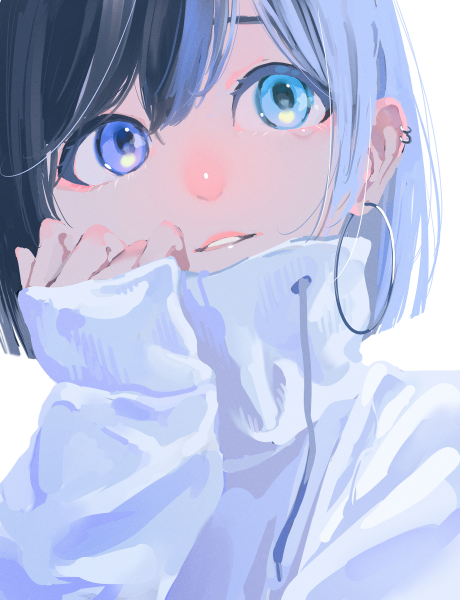
#> input picture image_folder/butterflies.jpg, 919 x 1200 px, found by its file name (shown at 1/2 size)
$ python testing.py
#> lines starting #> are read from the running program, lines starting #| are printed output that depends on the picture
import numpy as np
import cv2


class DetectObject:
    def __init__(self):
        self.is_camera_detected = False
        self.frame_image = list()
        self.grayscale_frame = list()
        self.gaussian_blur_frame = list()
        self.threshold_frame = list()
        self.contours = list()
        self.contours_area = list()
        self.big_contours = list()

    def find_camera(self):
        print(self.is_camera_detected)

    def apply_grayscale(self):
        # Creating a for loop for every image from the list
        for image in self.frame_image:
            # Apply grayscale to the image
            temp_image = cv2.cvtColor(src=image, code=cv2.COLOR_BGR2GRAY)

            # Add it to the access variable
            self.grayscale_frame.append(temp_image)

    def apply_gaussian_blur(self):
        # Creating the kernel size of the blur
        kernel = 5, 5

        # Creating a for loop for every image from the list
        for image in self.grayscale_frame:
            # Apply gaussian blur
            temp_image = cv2.GaussianBlur(src=image, ksize=kernel)

            # Add it to the access variable
            self.gaussian_blur_frame.append(temp_image)

    def apply_threshold(self):  # TODO: Mess with threshold variables (adaptive gaussian thresholding)
        # Creating a for loop for every imag from the list
        for image in self.gaussian_blur_frame:
            # Apply threshold to the image
            temp_image = cv2.threshold(src=image, thresh=127, maxval=255, type=cv2.THRESH_BINARY)

            # Add it to the access variable
            self.threshold_frame.append(temp_image)


class ColorDetection:
    def __init__(self):
        # General
        self.image = np.ndarray

        # Resizing
        self.x_resize = None
        self.y_resize = None
        self.scale_percent = 60
        self.resize_image = np.ndarray

        # Histogram Setup
        self.image_width = int
        self.image_height = int
        self.b_channel = np.ndarray
        self.g_channel = np.ndarray
        self.r_channel = np.ndarray

        # Histogram Image
        self.histo_image = np.ndarray
        self.bin_width = int
        self.histo_size = int
        self.b_histo = np.ndarray
        self.g_histo = np.ndarray
        self.r_histo = np.ndarray

        # For Gray
        self.gray_image = np.ndarray
        self.thresh_gray_image = np.ndarray
        self.histo_gray_equalization = np.ndarray
        self.histo_gray_calculation = None

        # For HSV
        self.hsv_image = np.ndarray
        self.thresh_hsv_image = np.ndarray
        self.histo_hsv_calculation = None

        # For HSL
        self.hsl_image = np.ndarray
        self.thresh_hsl_image = np.ndarray
        self.histo_hsl_calculation = None

    def find_directory(self):
        """
        Finds the image from the given directory

        :return: an image
        """
        # Read the image from the given directory
        self.image = cv2.imread(r"..\image_folder\butterflies.jpg")
#> self.image is the input picture: shape (1200, 919, 3); mean B, G, R 221.7, 191.6, 184.8
        # self.image = cv2.imread(r"..\image_folder\artyGRB.png")
        # self.image = cv2.imread(r"..\image_folder\131_255_69_98_149_255_255_10_197.png")
        # self.image = cv2.imread(r"..\image_folder\test_blue.png")

    def image_information(self):
        """
        Getting the information of an image

        :return: the height and width of the given image
        """
        # Getting the height, width, and total channels
        self.image_height, self.image_width, _ = self.image.shape
#> self.image_height = 1200; self.image_width = 919

        # Creating the size of the histogram
        self.histo_size = 256

        # Creating an evenly window section
        self.bin_width = int(round(self.image_width / self.histo_size))
#> self.bin_width = 4

    def convert_color_format(self):
        """
        Color space conversion to HSL or HSV to identify a color since color information is defined by Hue, Saturation,
        and Value/Lightness Components

        :return: a converted image
        """
        # Converting the image to grayscale
        self.gray_image = cv2.cvtColor(self.image, cv2.COLOR_BGR2GRAY)
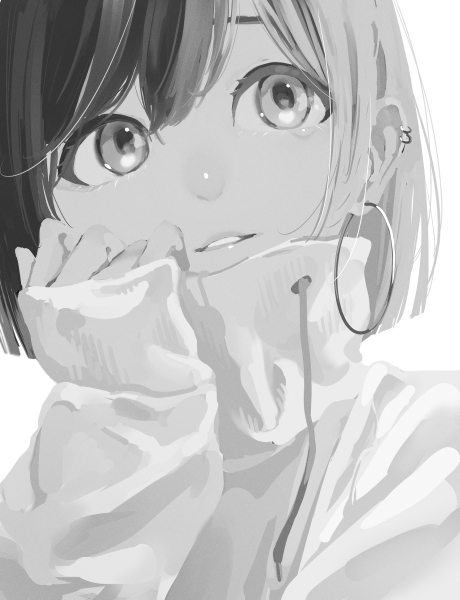
#> self.gray_image: shape (1200, 919) (shown at 1/2 size); min 13, max 255, mean 193

        # Converting the image to HSV (Hue, Saturation, and Value)
        self.hsv_image = cv2.cvtColor(self.image, cv2.COLOR_BGR2HSV)
#> self.hsv_image: shape (1200, 919, 3); mean H, S, V 110.7, 54.5, 223.9

        # Converting the image to HSL (Hue, Saturation, and Lightness)
        self.hsl_image = cv2.cvtColor(self.image, cv2.COLOR_BGR2HLS)
#> self.hsl_image: shape (1200, 919, 3); mean of channels 0, 1, 2 110.7, 202.3, 149.1

    def thresholding(self):
        """
        Gets the binary values of the image

        :return: a threshold image
        """
        # Getting the threshold of gray image
        self.thresh_gray_image = cv2.threshold(self.gray_image, thresh=127, maxval=255, type=cv2.THRESH_BINARY)

        # Getting the threshold of hsv image
        self.thresh_hsv_image = cv2.threshold(self.hsv_image, thresh=127, maxval=255, type=cv2.THRESH_BINARY)

        # Getting the threshold of hsl image
        self.thresh_hsl_image = cv2.threshold(self.hsl_image, thresh=127, maxval=255, type=cv2.THRESH_BINARY)

    def histogram_equalization(self):
        """
        Stretches out the intensity range to another distribution that is wider and more uniform of intensity values.
        Essentially, describes the image features (equalizes tge histogram of a grayscale image)

        :return:
        """
        # Normalize the brightness and increases the contrast of the image
        self.histo_gray_equalization = cv2.equalizeHist(self.gray_image)

    def histogram_calculation(self):
        """
        Splits the image into three channels then proceed to calculate the histograms

        :return: calculated histogram
        """
        # Splitting the image into 3 variables into one
        bgr_image = cv2.split(self.image)

        # Creating the range of the histogram (the upper is exclusive)
        histo_range = (0, 256)

        # To gather the image
        accumulate_logic = False

        # Splitting the BGR channels into their own variable
        self.b_channel = cv2.calcHist(bgr_image, [0], None, [self.histo_size], histo_range, accumulate_logic)
#> self.b_channel = 256 values, max 146490 at index 255, min 0 at index 0, mean 4307.8
        self.g_channel = cv2.calcHist(bgr_image, [1], None, [self.histo_size], histo_range, accumulate_logic)
#> self.g_channel = 256 values, max 80827 at index 255, min 0 at index 0, mean 4307.8
        self.r_channel = cv2.calcHist(bgr_image, [2], None, [self.histo_size], histo_range, accumulate_logic)
#> self.r_channel = 256 values, max 80835 at index 255, min 0 at index 1, mean 4307.8

    def histogram_normalization(self):
        """
        To draw the histogram, the data needs to be normalized so its values fall in the range indicated by
        the parameters entered


        :return: normalize dataset
        """
        # Normalize the dataset
        self.b_histo = cv2.normalize(self.b_channel, self.b_channel, alpha=0, beta=self.image_height,
                                     norm_type=cv2.NORM_MINMAX)
#> self.b_histo = 256 values, max 1200 at index 255, min 0 at index 0, mean 35.29
        self.g_histo = cv2.normalize(self.g_channel, self.g_channel, alpha=0, beta=self.image_height,
                                     norm_type=cv2.NORM_MINMAX)
#> self.g_histo = 256 values, max 1200 at index 255, min 0 at index 0, mean 63.96
        self.r_histo = cv2.normalize(self.r_channel, self.r_channel, alpha=0, beta=self.image_height,
                                     norm_type=cv2.NORM_MINMAX)
#> self.r_histo = 256 values, max 1200 at index 255, min 0 at index 1, mean 63.95

    def create_histogram_image(self):
        # Create an empty image
        self.histo_image = np.zeros((self.image_height, self.image_width, 3), dtype=np.uint8)

        # Creating a for loop to iterate every intensity value of BGR
        for index in range(1, self.histo_size):
            # Create a line for BLUE
            self.histo_image = cv2.line(self.histo_image,
                                        (self.bin_width * (index - 1),
                                         self.image_height - int(self.b_histo[index - 1])),
                                        (self.bin_width * index,
                                         self.image_height - int(self.b_histo[index])),
                                        (255, 0, 0),
                                        thickness=2)

            # Create a line for GREEN
            self.histo_image = cv2.line(self.histo_image,
                                        (self.bin_width * (index - 1),
                                         self.image_height - int(self.g_histo[index - 1])),
                                        (self.bin_width * index,
                                         self.image_height - int(self.g_histo[index])),
                                        (0, 255, 0),
                                        thickness=2)

            # Create a line for RED
            self.histo_image = cv2.line(self.histo_image,
                                        (self.bin_width * (index - 1),
                                         self.image_height - int(self.r_histo[index - 1])),
                                        (self.bin_width * index,
                                         self.image_height - int(self.r_histo[index])),
                                        (0, 0, 255),
                                        thickness=2)
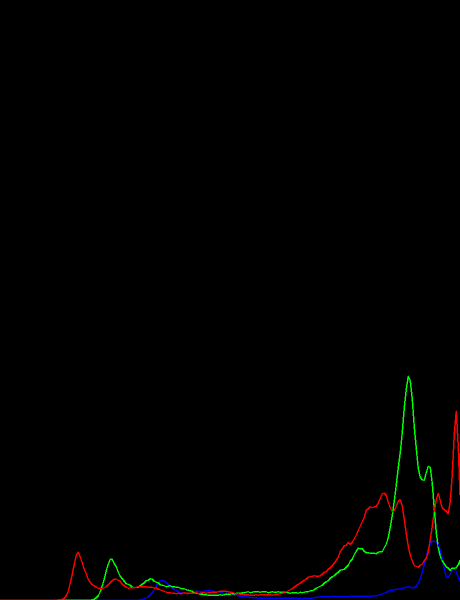
#> self.histo_image: shape (1200, 919, 3) (shown at 1/2 size); mean of channels 0, 1, 2 0.5, 1, 1.1; drawn as B, G, R
#> in histogram_equalization, `self.histo_gray_equalization = cv2.equalizeHist(self.gray_image)`:
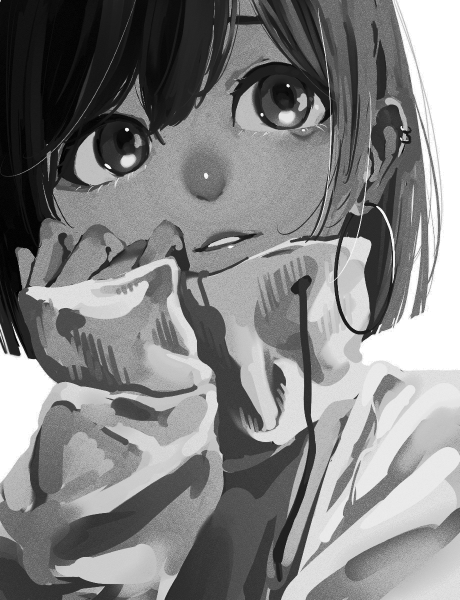
#> self.histo_gray_equalization: shape (1200, 919) (shown at 1/2 size); min 0, max 255, mean 129.8

    def resize(self):
        """
        Resizes the image

        :return: resize image
        """
        # Getting the new width and new height
        new_width = int(self.image_height * self.scale_percent / 100)
#> new_width = 720
        new_height = int(self.image_height * self.scale_percent / 100)
#> new_height = 720

        # Getting the dimension of the image
        dim = (new_width, new_height)
#> dim = (720, 720)

        # Resized image
        self.resize_image = cv2.resize(self.histo_image, dim, interpolation=cv2.INTER_AREA)
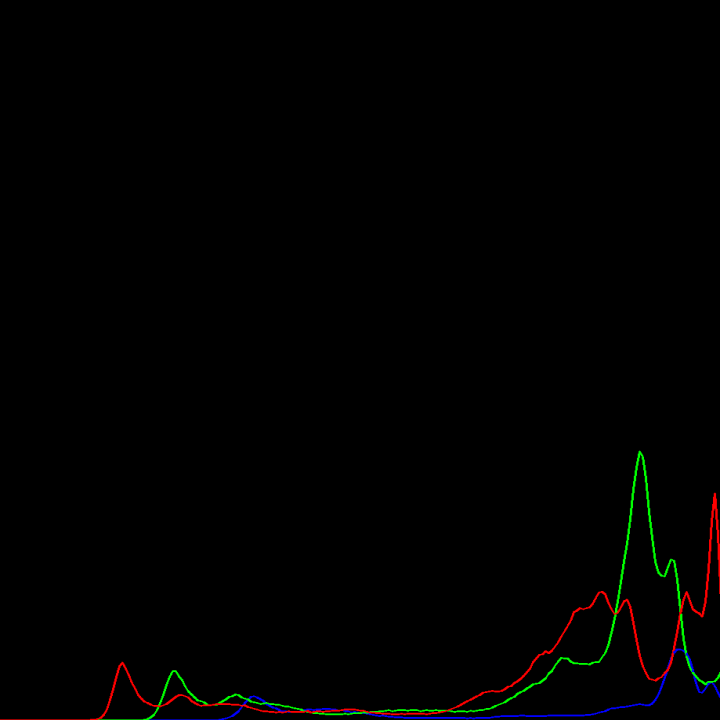
#> self.resize_image: shape (720, 720, 3); mean of channels 0, 1, 2 0.5, 1, 1.1; drawn as B, G, R

    def load_image(self):
        """
        Displays an image

        :return: N/A
        """
        # Load the image
        cv2.imshow("A Image", self.resize_image)
        cv2.waitKey(0)

    def main(self):
        # General
        self.find_directory()
        self.image_information()
        self.convert_color_format()
        self.thresholding()

        # Find Histogram
        self.histogram_calculation()
        self.histogram_normalization()
        self.create_histogram_image()

        # For Gray
        self.histogram_equalization()

        # Load Image
        self.resize()
        self.load_image()


if __name__ == '__main__':
    cd = ColorDetection()
    cd.main()
